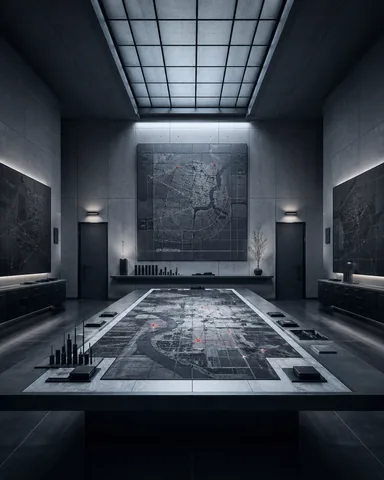
#> input picture the-norn-machine/frontend/assets/cards/NORN_0001.webp, 384 x 480 px; its folder holds 3 pictures in this run
$ python prepare_preference_features.py
#> lines starting #> are read from the running program, lines starting #| are printed output that depends on the picture
#> (reads the-norn-machine/backend/config/cards_metadata.json from the repository)
#!/usr/bin/env python3
"""Precompute inspectable card features; Pillow is needed only for generation.

These are measured pixels and existing trait/motif annotations, not a learned
image encoder or evidence of personality accuracy. Preference training learns
weights separately. No personality coordinates or card identity enter vectors.
"""
from __future__ import annotations

import argparse
import hashlib
import json
import math
from pathlib import Path
import re

ROOT = Path(__file__).resolve().parents[1]
DEFAULT_ASSETS = ROOT / "the-norn-machine" / "frontend" / "assets" / "cards"
DEFAULT_METADATA = ROOT / "the-norn-machine" / "backend" / "config" / "cards_metadata.json"
DEFAULT_OUTPUT = ROOT / "the-norn-machine" / "backend" / "config" / "preference_features.json"
SCHEMA_VERSION = "norn.features.v1"
GENERATOR_VERSION = "norn.preference-features.v1"
PIXEL_FEATURE_COUNT = 64
IMAGE_SIZE = 64
EXPECTED_IDS = frozenset(f"NORN_{index:04d}" for index in range(1, 257))


def canonical_json(value):
    return json.dumps(value, ensure_ascii=False, sort_keys=True, separators=(",", ":"), allow_nan=False)


def content_hash(value):
    return "sha256:" + hashlib.sha256(canonical_json(value).encode("utf-8")).hexdigest()


def _no_duplicates(pairs):
    result = {}
    for key, value in pairs:
        if key in result:
            raise ValueError("Metadata contains duplicate JSON object keys")
        result[key] = value
    return result


def used_metadata(metadata):
    """The only annotations used: normalized trait and motif sets."""
    if not isinstance(metadata, dict) or not metadata:
        raise ValueError("Metadata must contain a nonempty card map")
    selected = {}
    for card_id in sorted(metadata):
        if not isinstance(card_id, str) or not re.fullmatch(r"NORN_[0-9]{4}", card_id):
            raise ValueError("Metadata has an invalid card ID")
        row = metadata[card_id]
        if not isinstance(row, dict):
            raise ValueError("Card metadata must be an object")
        selected[card_id] = {}
        for field in ("traits", "motifs"):
            words = row.get(field)
            if (not isinstance(words, list) or not words
                    or any(not isinstance(word, str) or not word.strip() or len(word) > 200 for word in words)):
                raise ValueError("Each card requires nonempty trait and motif string arrays")
            selected[card_id][field] = sorted({word.strip() for word in words})
    return selected


def pixel_feature_names():
    names = [f"pixel.rgb.{channel}.bin_{index}" for channel in ("red", "green", "blue") for index in range(4)]
    names += [f"pixel.saturation.bin_{index}" for index in range(6)]
    names += [f"pixel.luma.bin_{index}" for index in range(6)]
    names += [f"pixel.luma.grid_{row}_{col}" for row in range(4) for col in range(4)]
    names += [f"pixel.saturation.grid_{row}_{col}" for row in range(4) for col in range(4)]
    names += [f"pixel.edge.orientation_{index}" for index in range(8)]
    return names


def pixel_features(path):
    """Extract exactly 64 interpretable values from a decoded 64x64 image.

    Luma is a Rec.709-weighted sRGB brightness proxy, not linear-light physical
    luminance. Sobel edge orientations are unsigned and magnitude normalized.
    """
    try:
        from PIL import Image, ImageOps
    except ImportError as exc:
        raise RuntimeError("Feature regeneration needs Pillow: python -m pip install '.[assets]'") from exc
    with Image.open(path) as original:
        image = ImageOps.exif_transpose(original).convert("RGB").resize(
            (IMAGE_SIZE, IMAGE_SIZE), Image.Resampling.BOX)
        pixels = list(image.get_flattened_data() if hasattr(image, "get_flattened_data") else image.getdata())
    count = len(pixels)
    rgb = [0.0] * 12
    sat_hist, luma_hist = [0.0] * 6, [0.0] * 6
    luma_grid, sat_grid = [0.0] * 16, [0.0] * 16
    lumas = []
    for index, (red, green, blue) in enumerate(pixels):
        for channel, value in enumerate((red, green, blue)):
            rgb[channel * 4 + min(3, value * 4 // 256)] += 1
        maximum, minimum = max(red, green, blue), min(red, green, blue)
        saturation = (maximum - minimum) / maximum if maximum else 0.0
        luma = (2126 * red + 7152 * green + 722 * blue) / (10000 * 255)
        lumas.append(luma)
        sat_hist[min(5, int(saturation * 6))] += 1
        luma_hist[min(5, int(luma * 6))] += 1
        row, col = divmod(index, IMAGE_SIZE)
        cell = (row // 16) * 4 + col // 16
        luma_grid[cell] += luma
        sat_grid[cell] += saturation
    edges = [0.0] * 8
    for row in range(1, IMAGE_SIZE - 1):
        for col in range(1, IMAGE_SIZE - 1):
            center = row * IMAGE_SIZE + col
            tl, top, tr = (lumas[center - IMAGE_SIZE + offset] for offset in (-1, 0, 1))
            left, right = lumas[center - 1], lumas[center + 1]
            bl, bottom, br = (lumas[center + IMAGE_SIZE + offset] for offset in (-1, 0, 1))
            horizontal = (tr - tl) + 2 * (right - left) + (br - bl)
            vertical = (bl - tl) + 2 * (bottom - top) + (br - tr)
            magnitude = math.hypot(horizontal, vertical)
            if magnitude > 1e-12:
                orientation = math.atan2(vertical, horizontal) % math.pi
                edges[min(7, int(orientation * 8 / math.pi))] += magnitude
    edge_total = math.fsum(edges)
    return ([value / count for value in rgb + sat_hist + luma_hist]
            + [value / 256 for value in luma_grid + sat_grid]
            + [value / edge_total if edge_total else 0.0 for value in edges])


# [128 lines left out: functions feature_groups, normalize_vectors, pca_projection, not called in this run]


def build_catalog(assets_dir=DEFAULT_ASSETS, metadata_path=DEFAULT_METADATA, *, require_256=True):
    metadata = json.loads(Path(metadata_path).read_text(encoding="utf-8"), object_pairs_hook=_no_duplicates)
    used = used_metadata(metadata)
    if require_256 and set(used) != EXPECTED_IDS:
        raise ValueError("The production feature catalog requires exactly NORN_0001 through NORN_0256")
    traits = sorted({word for row in used.values() for word in row["traits"]})
    motifs = sorted({word for row in used.values() for word in row["motifs"]})
    names = pixel_feature_names() + ["trait." + word for word in traits] + ["motif." + word for word in motifs]
    raw_cards, asset_hashes = {}, {}
    for card_id, row in used.items():
        path = Path(assets_dir) / (card_id + ".webp")
        asset_hashes[card_id] = "sha256:" + hashlib.sha256(path.read_bytes()).hexdigest()
        values = pixel_features(path)
#> in pixel_features, original is the input picture: PIL image 384x480 RGB; mean R, G, B 55.6, 62.8, 71.3
#> in pixel_features, `image = ImageOps.exif_transpose(original).convert("RGB").resize( (IMAG..`:
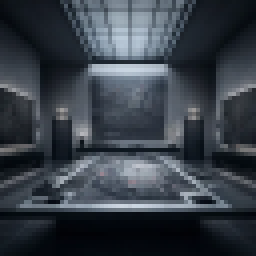
#> image: PIL image 64x64 RGB (shown 4 times larger); mean R, G, B 55.7, 62.9, 71.4
#> in pixel_features, `pixels = list(image.get_flattened_data() if hasattr(image, "get_flatte..`: pixels = 4096 items, first 6: (11, 15, 18), (13, 17, 21), (14, 20, 25), (15, 21, 27), (15, 21, 25), (16, 23, 27)
#> in pixel_features, `count = len(pixels)`: count = 4096
#> the loop in pixel_features, `for index, (red, green, blue) in enumerate(pixels):` made 4096 passes
#> (red, green, blue, maximum, minimum, saturation, luma, cell) on passes 1 to 3: (11, 15, 18, 18, 11, 0.389, 0.0563, 0), (13, 17, 21, 21, 13, 0.381, 0.0645, 0), (14, 20, 25, 25, 14, 0.44, 0.0748, 0)
#> after the loop in pixel_features, `for index, (red, green, blue) in enumerate(pixels):`: luma_grid = [27.28, 104, 102.5, 27.36, 60.04, 87.83, 92.53, 62.91, 47.96, 86.29, 94.42, 51.77, 34.92, 39.56, 40.06, 36.04]; luma_hist = [1780, 1177, 710, 290, 137, 2]; lumas = 4096 values, max 0.835 at index 3294, min 0.00814 at index 3730, mean 0.243; rgb = [2623, 1127, 324, 22, 2402, 1250, 386, 58, 2141, 1355, 493, 107]; sat_grid = [97.68, 61.84, 60.6, 99.77, 54.43, 54.41, 53.28, 52.9, 78.22, 58.43, 54.45, 75.79, 115.7, 148.7, 146.4, 112.3]; sat_hist = [733, 1892, 741, 291, 338, 101]
#> after the loop in pixel_features, `for row in range(1, IMAGE_SIZE - 1):`: edges = [166.1, 111.2, 156.6, 458.8, 466.9, 169.5, 118.2, 158.6]
#> in pixel_features, `edge_total = math.fsum(edges)`: edge_total = 1806
#> in build_catalog, `values = pixel_features(path)`: values = 64 values, max 0.64 at index 0, min 0.000488 at index 23, mean 0.235
#> in build_catalog, `values += [float(word in row["traits"]) for word in traits]`: values = 140 values, max 1 at index 67, min 0 at index 64, mean 0.143
#> in build_catalog, `values += [float(word in row["motifs"]) for word in motifs]`: values = 979 values, max 1 at index 67, min 0 at index 64, mean 0.0256
        values += [float(word in row["traits"]) for word in traits]
        values += [float(word in row["motifs"]) for word in motifs]
        raw_cards[card_id] = values
#> pass 2 of the loop in build_catalog, `for card_id, row in used.items():`:
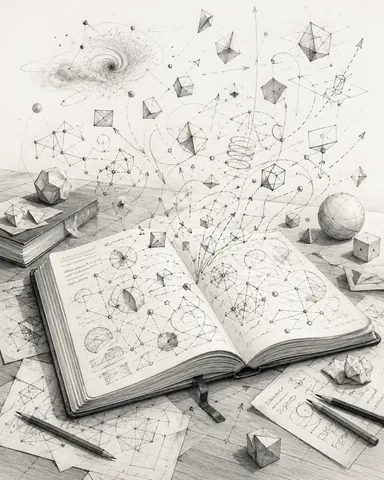
#> input picture the-norn-machine/frontend/assets/cards/NORN_0002.webp, 384 x 480 px
#> in pixel_features, original is the input picture: PIL image 384x480 RGB; mean R, G, B 208.8, 205.6, 200.9
#> in pixel_features (call 2), `image = ImageOps.exif_transpose(original).convert("RGB").resize( (IMAG..`:
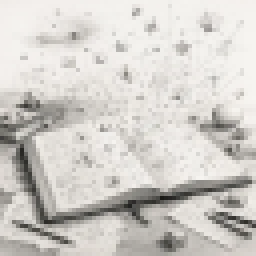
#> image: PIL image 64x64 RGB (shown 4 times larger); mean R, G, B 208.9, 205.7, 201
#> pixels = 4096 items, first 6: (240, 236, 232), (240, 236, 232), (241, 237, 233), (242, 238, 234), (241, 237, 234), (242, 238, 235)
#> the loop in pixel_features (call 2), `for index, (red, green, blue) in enumerate(pixels):` made 4096 passes
#> (red, green, blue, maximum, minimum, saturation, luma, cell) on passes 1 to 3: (240, 236, 232, 240, 232, 0.0333, 0.928, 0), (240, 236, 232, 240, 232, 0.0333, 0.928, 0), (241, 237, 233, 241, 233, 0.0332, 0.932, 0)
#> pass 3 of the loop in build_catalog, `for card_id, row in used.items():`:
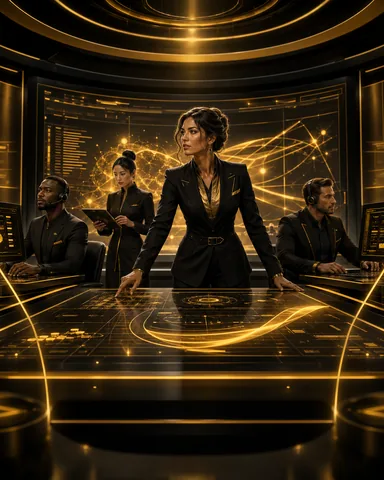
#> input picture the-norn-machine/frontend/assets/cards/NORN_0003.webp, 384 x 480 px
#> in pixel_features, original is the input picture: PIL image 384x480 RGB; mean R, G, B 51.5, 36.1, 15.2
#> in pixel_features (call 3), `image = ImageOps.exif_transpose(original).convert("RGB").resize( (IMAG..`:
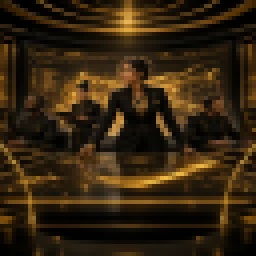
#> image: PIL image 64x64 RGB (shown 4 times larger); mean R, G, B 51.5, 36.1, 15.3
#> the loop in pixel_features (call 3), `for index, (red, green, blue) in enumerate(pixels):` made 4096 passes
#> (red, green, blue) on passes 1 to 3: (38, 23, 1), (50, 33, 11), (53, 38, 19)
#> the loop made 4 passes; the first 3 are shown
    cards, normalization = normalize_vectors(raw_cards, feature_groups(len(traits), len(motifs)))
    catalog = {"schema_version": SCHEMA_VERSION, "generator_version": GENERATOR_VERSION,
               "feature_names": names, "cards": cards,
               "source_assets_hash": content_hash(asset_hashes),
               "source_metadata_hash": content_hash(used),
               "normalization": normalization,
               "extraction": {"image_size": [64, 64], "resize": "Pillow BOX after EXIF transpose and RGB conversion",
                              "pixel_feature_count": PIXEL_FEATURE_COUNT,
                              "semantic_features": "Sorted unique traits and motifs; binary, never centered",
                              "luma": "Rec.709-weighted sRGB brightness proxy; no linear-light transform",
                              "edges": "3x3 Sobel, unsigned angle [0,pi), 8 magnitude-normalized bins; magnitude <=1e-12 ignored",
                              "encoder": "Hand-defined inspectable features; not a learned image encoder",
                              "excluded_metadata": ["coords", "type", "group", "rationale", "scene", "card_id_as_feature"]}}
    catalog["projection"] = pca_projection(cards)
    catalog["feature_version"] = content_hash(catalog)
    return catalog


def main(argv=None):
    parser = argparse.ArgumentParser(description=__doc__)
    parser.add_argument("--assets-dir", type=Path, default=DEFAULT_ASSETS)
    parser.add_argument("--metadata", type=Path, default=DEFAULT_METADATA)
    parser.add_argument("--output", type=Path, default=DEFAULT_OUTPUT)
    args = parser.parse_args(argv)
    try:
        catalog = build_catalog(args.assets_dir, args.metadata)
        args.output.parent.mkdir(parents=True, exist_ok=True)
        temporary = args.output.with_name(args.output.name + ".tmp")
        try:
            temporary.write_text(canonical_json(catalog) + "\n", encoding="utf-8")
            temporary.replace(args.output)
        finally:
            temporary.unlink(missing_ok=True)
    except (OSError, ValueError, RuntimeError) as exc:
#> (the run stopped early here; a loop or call above may not have finished)
